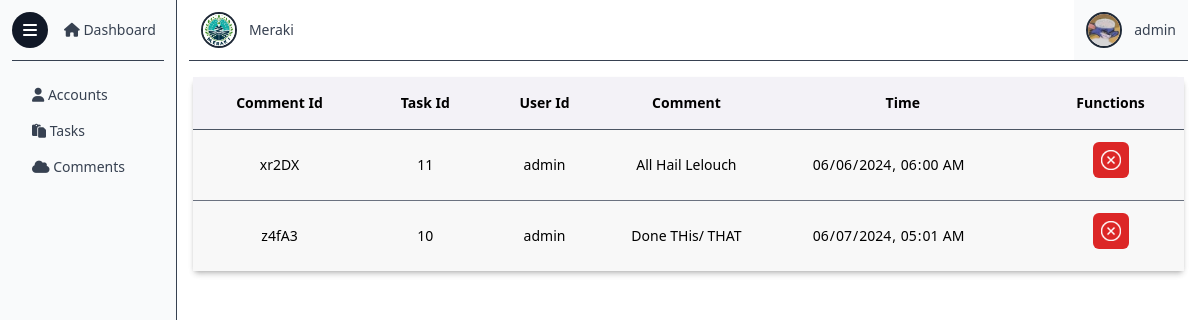
Before: /comments.php (signed in) with the older database file.
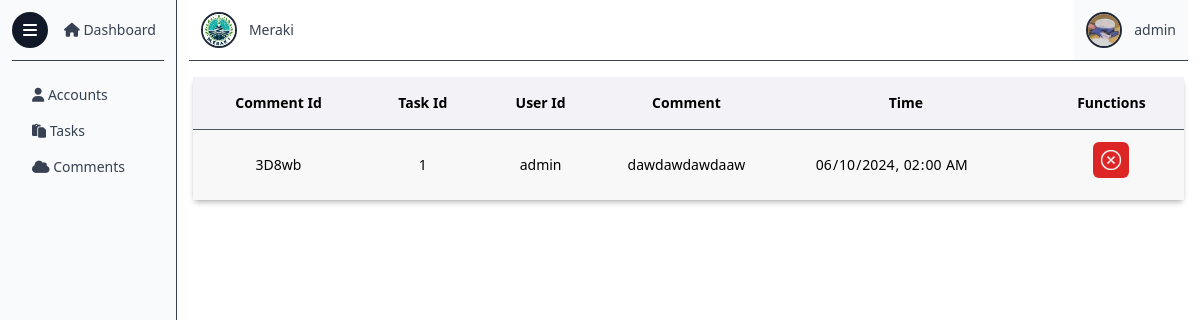
After: the same page with the newer database file.
### tables this page shows
CREATE TABLE `users` (
  `id` varchar(30) NOT NULL,
  `name` varchar(30) NOT NULL,
  `email` varchar(30) NOT NULL,
  `pass` text NOT NULL,
  `img` text NOT NULL,
  `status` int(1) NOT NULL,
  `admin` int(11) NOT NULL DEFAULT 0,
  `active` int(11) NOT NULL DEFAULT 1
);

CREATE TABLE `comments` (
  `comment_id` varchar(5) NOT NULL,
  `task_id` int(11) NOT NULL,
  `user_id` varchar(8) NOT NULL,
  `user_name` text NOT NULL,
  `time` text NOT NULL,
  `comment` text NOT NULL
);

### comments.php (the view, shortened to what this page needs)
<?php
$user_id = $_SESSION["id"];
include ("partials/_dbconnect.php");
$sql = "SELECT * FROM `comments`";
$stmt = mysqli_prepare($conn, $sql);
mysqli_stmt_execute($stmt);
$result = mysqli_stmt_get_result($stmt);
?>
<!DOCTYPE html>
<html lang="en">
<head>
    <link href="../side/style.css" rel="stylesheet">
</head>
<body class="open-sans bg-white">
    <div class="absolute top-3 left-3 z-30">
        <button class="bg-gray-900 w-9 h-9 grid place-items-center p-2 rounded-full" class="button"
            onclick="displayMenu()">
            <i class="fas fa-bars text-base text-white"></i>
        </button>
    </div>
    <div class="flex z-20 overflow-y-hidden max-h-screen">
        <?php
        include ("dashboard/_sidemenu.php");
        ?>
        <div class="overflow-y-scroll hide-scrollbar w-full">
            <header class="flex justify-between items-center mx-3">
                <a href="/" class="dashboard-link flex items-center space-x-3 p-3">
                    <img src="images/logo.jpg" alt="" class="h-9 w-9 rounded-full border-2 border-gray-800">
                    <p class="text-gray-700 text-sm">Meraki</p>
                </a>
                <div class="flex items-center space-x-3 p-3 bg-gray-50">
                    <?php
                    $sql = "SELECT * FROM `users` WHERE `id` = ?";
                    $stmt = mysqli_prepare($conn, $sql);
                    mysqli_stmt_bind_param($stmt, "s", $user_id);
                    mysqli_execute($stmt);
                    $result2 = mysqli_stmt_get_result($stmt);
                    $row2 = mysqli_fetch_assoc($result2);
                    echo '<img src="profile/images/' . $row2["img"] . '" alt="" class="h-9 w-9 rounded-full border-2 border-gray-800">
                    <p class="text-gray-700 text-sm">' . $row2["name"] . '</p>
                    ';
                    ?>
                </div>
            </header>
            <hr class="mx-3 border-t border-gray-700">
            <div class="m-4 bg-white rounded-md shadow-md container min-w-[calc(100%-32px)] text-sm max-w-[calc(100%-32px)]"
                id="user">
                <table class="w-full shadow-md">
                    <thead>
                        <tr class="border-b-gray-600 border-b bg-[#F3F2F7]">
                            <th scope="col" class="p-4">Comment Id</th>
                            <th scope="col" class="p-4">Task Id</th>
                            <th scope="col" class="p-4">User Id</th>
                            <th scope="col" class="p-4">Comment</th>
                            <th scope="col" class="p-4">Time</th>
                            <th scope="col" class="p-4">Functions</th>
                        </tr>
                    </thead>
                    <tbody>
                        <?php
                        while ($row = mysqli_fetch_assoc($result)) {
                            $comment_id = $row["comment_id"];
                            $task_id = $row["task_id"];
                            $user_id = $row["user_id"];
                            $comment = $row["comment"];
                            $time = $row["time"];
                            echo '<tr class="border-b-gray-500 border-b bg-[#F8F8F8] last:border-b-0">
                                <td class="text-center py-3">' . $comment_id . '</td>
                                <td class="text-center py-3">' . $task_id . '</td>
                                <td class="text-center py-3">' . $user_id . '</td>
                                <td class="text-center py-3">' . $comment . '</td>
                                <td class="text-center py-3">
                                    <input type="datetime-local" class="bg-transparent hide-cal py-3 outline-none border-none" value="' . $time . '">
                                </td>
                                <td class="text-center py-3 space-y-1 grid place-items-center"><a href="dashboard/_delete?comment=' . $comment_id . '&task=' . $task_id . '&id=' . $user_id . '" class="rounded-md bg-red-600 hover:bg-red-700 p-2">
                                        <img class="invert w-5" src="../images/delete.png" alt="delete">
                                    </a>
                                </td>
                            </tr>';
                        }
                        ?>
                    </tbody>
                </table>
            </div>
        </div>
    </div>
</body>
</html>

### dashboard/_sidemenu.php
<div class="menu-container flex flex-col no-scrollbar z-20">
<div
    class="menu w-full overflow-hidden min-h-screen overflow-y-scroll no-scrollbar bg-gray-50 border-r border-gray-700">
    <div class="flex items-center">
        <a href="dashboard.php"
            class="whitespace-nowrap block text-gray-700 p-2 m-3 rounded-md text-sm text-center hover:text-black ml-14"><i
                class="fa fa-house text-gray-700"></i> Dashboard</a>
    </div>
    <hr class="mx-3 border-t border-gray-700">
    <div class="space-y-4 my-6 flex flex-col">
        <a href="dashboard.php" class="whitespace-nowrap block text-gray-700 rounded-md text-sm pl-8 hover:text-black"><i
                class="fa fa-user text-gray-700"></i> Accounts</a>
        <a href="tasks" class="whitespace-nowrap block text-gray-700 rounded-md text-sm pl-8 hover:text-black"><i
                class="fa fa-clipboard text-gray-700"></i> Tasks</a>
        <a href="comments" class="whitespace-nowrap block text-gray-700 rounded-md text-sm pl-8 hover:text-black"><i
                class="fa fa-cloud text-gray-700"></i> Comments</a>
    </div>
</div>
</div>

Changed rows visible on the page:
removed comments: comment_id "xr2DX", task "11", user "admin", comment "All Hail Lelouch", time "06/06/2024 06:00"
removed comments: comment_id "z4fA3", task "10", user "admin", comment "Done THis/ THAT", time "06/07/2024 05:01"
added comments: comment_id "3D8wb", task "1", user "admin", comment "dawdawdawdaaw", time "06/10/2024 02:00"
